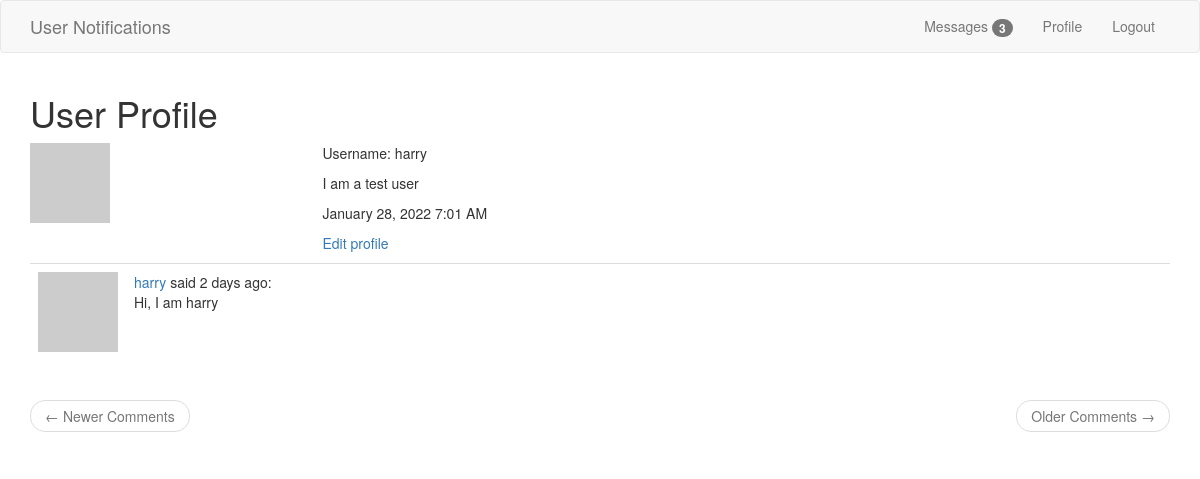
/user/harry (signed in), run on the app's committed database.
### app/models.py (models this page shows, shortened)
class User(UserMixin, db.Model):
    __table_name__ = 'users'
    id = db.Column(db.Integer, primary_key=True)
    username = db.Column(db.String(64), index=True, unique=True)
    email = db.Column(db.String(64), index=True, unique=True)
    password_hash = db.Column(db.String(128))
    about_me = db.Column(db.String(120))
    last_seen = db.Column(db.DateTime, default=datetime.utcnow)
    posts = db.relationship('Post', backref='author', lazy='dynamic')
    messages_sent = db.relationship(
        'Message',
        foreign_keys='Message.sender_id',
        backref='author',
        lazy='dynamic')
    messages_received = db.relationship(
        'Message',
        foreign_keys='Message.recipient_id',
        backref='recipient',
        lazy='dynamic')
    last_message_read_time = db.Column(db.DateTime)
    notifications = db.relationship(
        'Notification',
        backref='user',
        lazy='dynamic')
    def avatar(self, size):
        digest = md5(self.email.lower().encode('utf-8')).hexdigest()
        return f'https://www.gravatar.com/avatar/{digest}?d=identicon&s={size}'
    def new_messages(self):
        last_read_time = self.last_message_read_time or datetime(1900, 1, 1)
        return Message.query.filter_by(recipient=self).filter(
            Message.timestamp > last_read_time).count()

class Post(db.Model):
    __table_name__ = 'post'
    id = db.Column(db.Integer, primary_key=True)
    body = db.Column(db.String(140))
    timestamp = db.Column(db.DateTime, index=True, default=datetime.utcnow)
    user_id = db.Column(db.Integer, db.ForeignKey('user.id'))

### app/routes.py (the view)
@app.route('/user/<username>')
@login_required
def user(username):
    user = User.query.filter_by(username=username).first_or_404()
    page = request.args.get('page', 1, type=int)
    posts = user.posts.order_by(Post.timestamp.desc()).paginate(
        page, app.config['POSTS_PER_PAGE'], False)
    next_url = url_for('user', username=user.username, page=posts.next_num) \
        if posts.has_next else None
    prev_url = url_for('index', page=posts.prev_num) \
        if posts.has_prev else None
    return render_template(
        'user.html',
        title='User Profile',
        username=username,
        user=user,
        next_url=next_url,
        prev_url=prev_url,
        posts=posts.items
    )

### app/models.py (called while the page is built)
@login.user_loader
def load_user(id):
    return User.query.get(int(id))

### app/routes.py (called while the page is built)
@app.before_request
def before_request():
    if current_user.is_authenticated:
        current_user.last_seen = datetime.utcnow()
        db.session.commit()

### app/templates/user.html (shortened to what this page needs)
{% extends 'base.html' %}
{% block app_context %}
<div class="row">
    <div class="col-md-12">
        <h1>{{title}}</h1>
    </div>
</div>
<div class="row">
    <div class="col-sm-3 text-center">
        <p>
            <img src="{{ user.avatar(70) }}" alt="Avatar" class="img-responsive">
        </p>
    </div>
    <div class="col-sm-9">
        <p>
            Username: {{ user.username }}
        </p>
        {% if user.about_me %}
        <p>
            <span>
                {{ user.about_me }}
            </span>
        </p>
        {% endif %}
        <p>
            <span>
                {{ moment(user.last_seen).format('LLL') }}
            </span>
        </p>
        {% if user == current_user %}
            <p>
                <a href="{{ url_for('edit_profile') }}">Edit profile</a>
            </p>
        {% endif %}
    </div>
</div>
<div class="row">
    <div class="col-sm-12">
        {% for post in posts %}
            {% include '_posts.html' %}
        {% endfor %}
    </div>
</div>
<nav aria-label="...">
    <ul class="pager">
        <li class="previous{% if not prev_url %} disabled{% endif %}">
            <a href="{{ prev_url or '#' }}">
                <span aria-hidden="true">&larr;</span> Newer Comments
            </a>
        </li>
        <li class="next{% if not next_url %} disabled{% endif %}">
            <a href="{{ next_url or '#' }}">
                Older Comments <span aria-hidden="true">&rarr;</span>
            </a>
        </li>
    </ul>
</nav>
{% endblock %}

### app/templates/_posts.html
<table class="table table-hover">
    <tr valign='top'>
        <td width='70px'>
            <img src=" {{ post.author.avatar(36) }} ">
        </td>
        <td>
            <span class="user_popup">
                <a href="{{ url_for('user', username=post.author.username) }}">
                    {{ post.author.username }}
                </a>
            </span>
            said
            <span>
            {{ moment(post.timestamp).fromNow() }}:
            </span><br>
            <span>
                {{ post.body }}
            </span>
        </td>
    </tr>
</table>

### data on the page
User: username "harry", about_me "I am a test user", last_seen "January 28, 2022 7:01 AM"
Post: author.username "harry", timestamp "2 days ago", body "Hi, I am harry"

### other printed values
{{ new_messages }} "3"
{{ title }} "User Profile"
